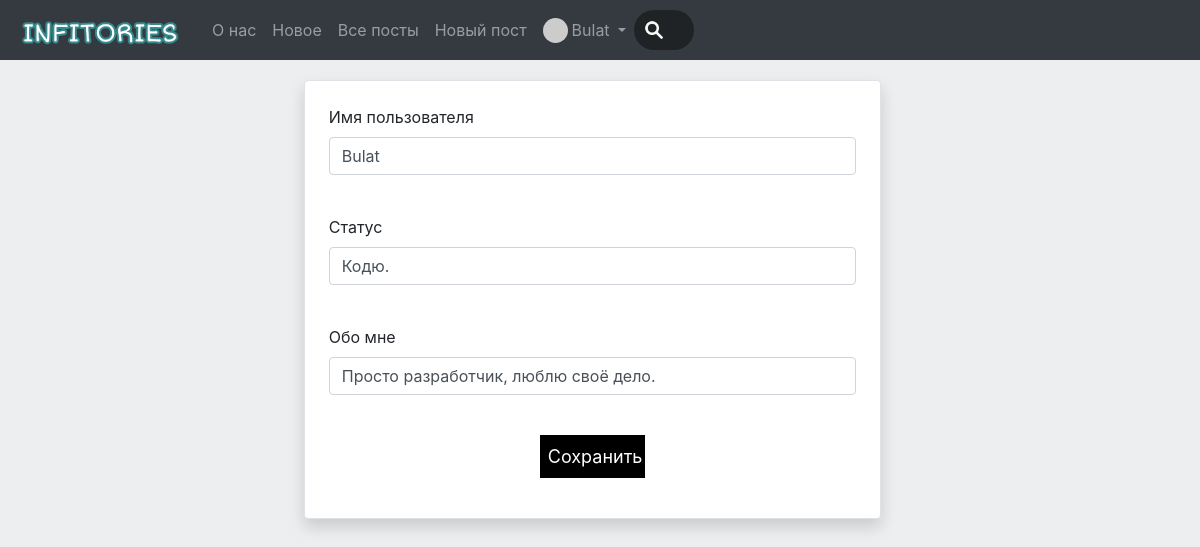
/user/1/edit (signed in), run on an earlier commit of the app's database.
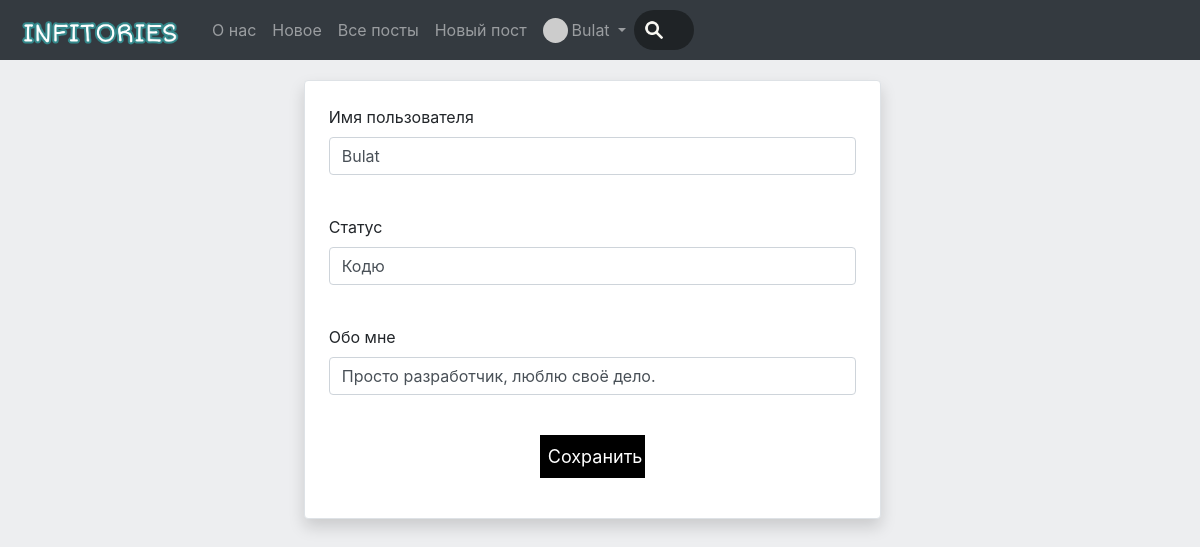
And on a later commit of the database.
### data/users.py (models this page shows, shortened)
class User(SqlAlchemyBase, UserMixin):
    __tablename__ = 'users'
    id = sqlalchemy.Column(sqlalchemy.Integer,
                           primary_key=True, autoincrement=True)
    name = sqlalchemy.Column(sqlalchemy.String, nullable=True)
    email = sqlalchemy.Column(sqlalchemy.String,
                              index=True, unique=True, nullable=True)
    hashed_password = sqlalchemy.Column(sqlalchemy.String, nullable=True)
    created_date = sqlalchemy.Column(sqlalchemy.String,
                                     default=datetime.date.today)
    profile_picture = sqlalchemy.Column(sqlalchemy.String, nullable=True)
    news = orm.relation("News", back_populates='user')
    favourite_posts = orm.relation('FavouritePosts')
    status = sqlalchemy.Column(sqlalchemy.String, nullable=True, default='Привет, мир!')
    about_me = sqlalchemy.Column(sqlalchemy.String, default='Информация отсутствует', nullable=True)
    is_admin = sqlalchemy.Column(sqlalchemy.Boolean, default=False)
    def get_avatar(self, size):
        digest = md5(self.email.lower().encode('utf-8')).hexdigest()
        return 'https://www.gravatar.com/avatar/{}?d=identicon&s={}'.format(
            digest, size)

### main.py (the view, shortened to what this page needs)
@app.route('/user/<int:id>/edit', methods=["GET", "POST"])
def editProfile(id):
    form = EditProfileForm()
    if request.method == "GET":
        session = db_session.create_session()
        user = session.query(User).filter(User.id == id).first()
        if user and user == current_user:
            form.name.data = user.name
            form.about_me.data = user.about_me
            form.status.data = user.status
        else:
            abort(404)
    return render_template('editProfile.html', form=form)

### forms.py
class EditProfileForm(FlaskForm):
    name = StringField('Имя пользователя', validators=[DataRequired(), Length(min=3, max=16)])
    status = StringField('Статус', validators=[DataRequired(), Length(max=60)])
    about_me = StringField('Обо мне', validators=[DataRequired(), Length(max=500)])
    submit = SubmitField('Сохранить')

### data/db_session.py (called while the page is built)
def create_session() -> Session:
    global __factory
    return __factory()

### main.py (called while the page is built)
@login_manager.user_loader
def load_user(user_id):
    session = db_session.create_session()
    return session.query(User).get(user_id)

### templates/editProfile.html (shortened to what this page needs)
{% extends "base.html" %}
{% block content %}
<div class="row">
    <div class="col-sm-3"></div>
    <div class="col-sm-6">
        <div class="container col-md6 border rounded shadow p-4 mb-4 bg-white" style="margin-top: 80px;">
            <form action="" method="post">
                        <p>
                            {{ form.name.label }}<br>
                            {{ form.name(class="form-control") }}<br>
                        </p>
                        <p>
                            {{ form.status.label }}<br>
                            {{ form.status(class="form-control") }}<br>
                        </p>
                        <p>
                            {{ form.about_me.label }}<br>
                            {{ form.about_me(class="form-control") }}<br>
                        </p>
                        <p>{{ form.submit(type="submit", class="card-button", style="width:20%;margin-left:40%;margin-right:40%;") }}</p>
            </form>
        </div>
    </div>
</div>
{% endblock %}

### templates/base.html (shortened to what this page needs)
<!doctype html>
<html lang="en">
<head>
    <link rel="stylesheet" type="text/css" href="{{ url_for('static', filename='css/style.css') }}">
    <link rel="stylesheet" href="https://stackpath.bootstrapcdn.com/bootstrap/4.4.1/css/bootstrap.min.css">
</head>
<body style="background: #edeef0;">
<header>
    <nav class="navbar navbar-dark bg-dark navbar-expand-sm fixed-top" style="height:60px;">
        <a class="navbar-brand" href="/"><img class="img-fluid" src="{{ url_for('static', filename='img/logo.png') }}" alt="Infitories" style="height:45px;"></a>
        <ul class="navbar-nav">
            <li class="nav-item">
                <a class="nav-link" href="/about">О нас</a>
            </li>
            <li class="nav-item">
                <a class="nav-link" href="/">Новое</a>
            </li>
            <li class="nav-item ">
                <a class="nav-link" href="/allposts">Все посты</a>
            </li>
            {% if current_user.is_authenticated %}
            <li class="nav-item ">
                <a class="nav-link" href="/addpost">Новый пост</a>
            </li>
            <li class="nav-item dropdown float-left;">
              <div>
                  <a class="nav-link dropdown-toggle" href="#" id="navbardrop" data-toggle="dropdown">
                    {{ current_user.name}} <img class="img-fluid" style="height: 25px;
                                                border-radius: 50%;
                                                float: left;
                                                margin-right: 4px;" src="{{ current_user.get_avatar(64) }}">
                  </a>
              </div>
            </li>
            <li class="nav-item">
                <input class='search' id="search" name="search" type="text" data-toggle="hideseek" placeholder="Поиск.." data-list=".list">
            </li>
            {% endif %}
        </ul>
    </nav>
</header>
<div role="main" style='padding-right: 15px;'>
        {% block content %}{% endblock %}
</div>
</body>
</html>

What changed in the data, as far as the page shows it:
changed User "Bulat": status "Кодю." → "Кодю"
